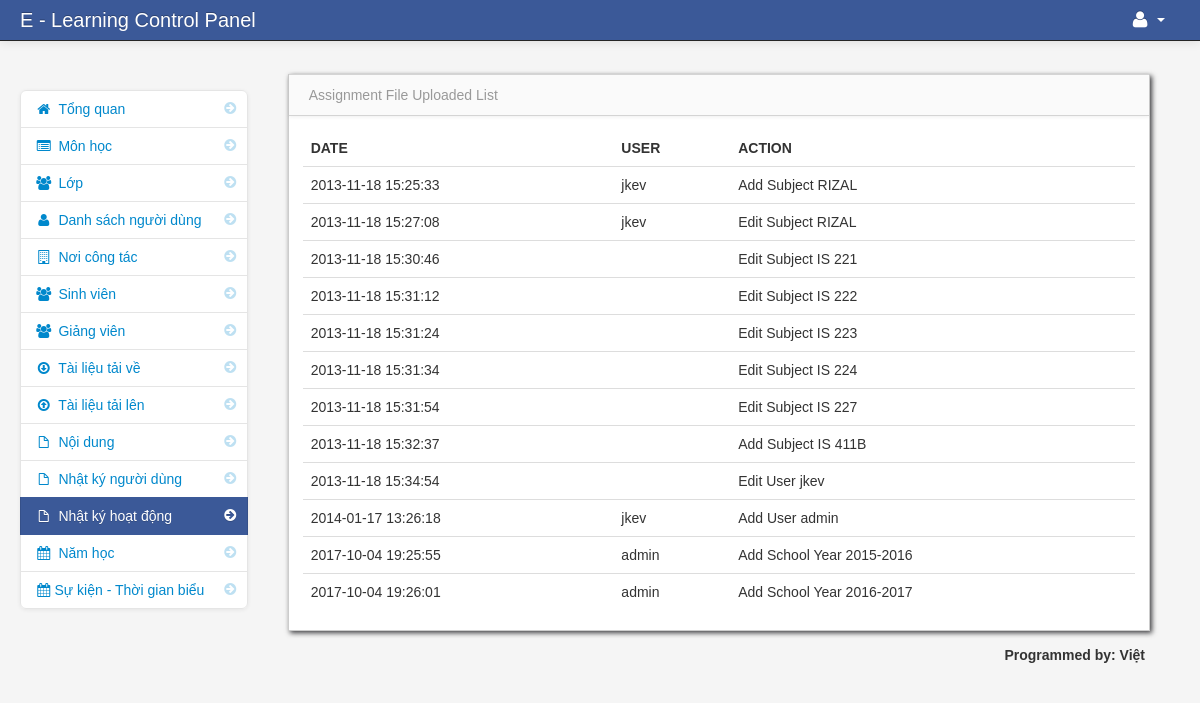
Page /admin/activity_log.php (signed in) on the committed database.
### tables this page shows
CREATE TABLE `activity_log` (
  `activity_log_id` int(11) NOT NULL AUTO_INCREMENT,
  `username` varchar(100) NOT NULL,
  `date` varchar(100) NOT NULL,
  `action` varchar(100) NOT NULL,
  PRIMARY KEY (`activity_log_id`)
);

### admin/activity_log.php (the view, shortened to what this page needs)
<?php include('header.php'); ?>
    <body>
		<?php include('navbar.php'); ?>
        <div class="container-fluid">
            <div class="row-fluid">
				<?php include('activity_log_sidebar.php'); ?>
                <div class="span9" id="content">
                     <div class="row-fluid">
                        <div id="block_bg" class="block">
                            <div class="navbar navbar-inner block-header">
                                <div class="muted pull-left">Assignment File Uploaded List</div>
                            </div>
                            <div class="block-content collapse in">
                                <div class="span12">
  									<table cellpadding="0" cellspacing="0" border="0" class="table" id="example">
										<thead>
										        <tr>
												<th>Date</th>
												<th>User</th>
												<th>Action</th>
												</tr>
										</thead>
										<tbody>
                              		<?php
										$query = mysql_query("select * from  activity_log")or die(mysql_error());
										while($row = mysql_fetch_array($query)){
									?>
										<tr>
                                         <td><?php  echo $row['date']; ?></td>
                                         <td><?php echo $row['username']; ?></td>
                                         <td><?php echo $row['action']; ?></td>
                                </tr>
						 <?php } ?>
										</tbody>
									</table>
                                </div>
                            </div>
                        </div>
                    </div>
                </div>
            </div>
		<?php include('footer.php'); ?>
        </div>
		<?php include('script.php'); ?>
    </body>
</html>

### admin/assets/styles.css (style rules this page uses)
body { padding-top: 60px; padding-bottom: 40px; background-color: #f5f5f5; }
#content { margin-left:0px; }
.block { background: url("../images/pixel-60fff.png") repeat scroll 0 0 rgba(0, 0, 0, 0) !important; border: 1px solid #ccc; background: white; margin: 1em 0em; border-top: none; -webkit-box-shadow: 2px 2px 5px rgba(0, 0, 6, 0.75); -moz-box-shadow: 2px 2px 5px rgba(0, 0, 6, 0.75); box-shadow: 2px 2px 5px rgba(0, 0, 6, 0.75); }
.block-content { margin: 1em; min-height: .25em; }
.block-header { margin-bottom: 0px; border-right: none; border-left: none; -webkit-border-radius: 0px; -moz-border-radius: 0px; border-radius: 0px; }
.block-header div { padding-top: 10px; }

### rows in the picture
activity_log: date "2013-11-18 15:25:33", username "jkev", action "Add Subject RIZAL"
activity_log: date "2013-11-18 15:27:08", username "jkev", action "Edit Subject RIZAL"
activity_log: date "2013-11-18 15:30:46", action "Edit Subject IS 221"
activity_log: date "2013-11-18 15:31:12", action "Edit Subject IS 222"
activity_log: date "2013-11-18 15:31:24", action "Edit Subject IS 223"
activity_log: date "2013-11-18 15:31:34", action "Edit Subject IS 224"
activity_log: date "2013-11-18 15:31:54", action "Edit Subject IS 227"
activity_log: date "2013-11-18 15:32:37", action "Add Subject IS 411B"
activity_log: date "2013-11-18 15:34:54", action "Edit User jkev"
activity_log: date "2014-01-17 13:26:18", username "jkev", action "Add User admin"
activity_log: date "2017-10-04 19:25:55", username "admin", action "Add School Year 2015-2016"
activity_log: date "2017-10-04 19:26:01", username "admin", action "Add School Year 2016-2017"
